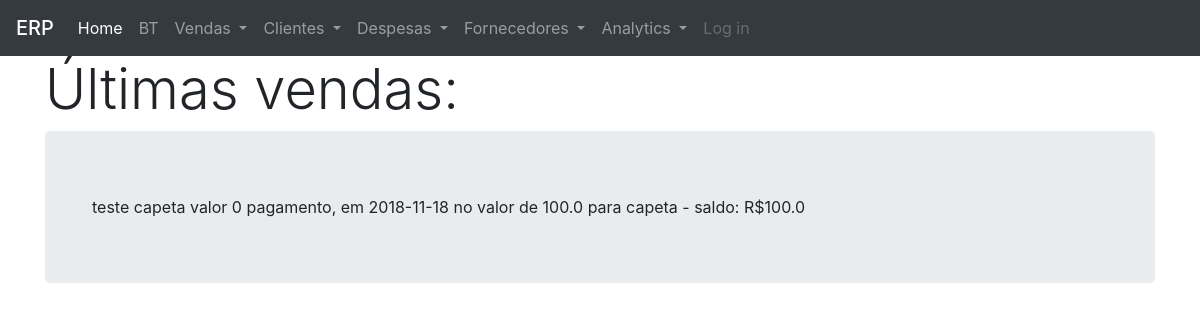
The page /9 on the database as committed earlier.
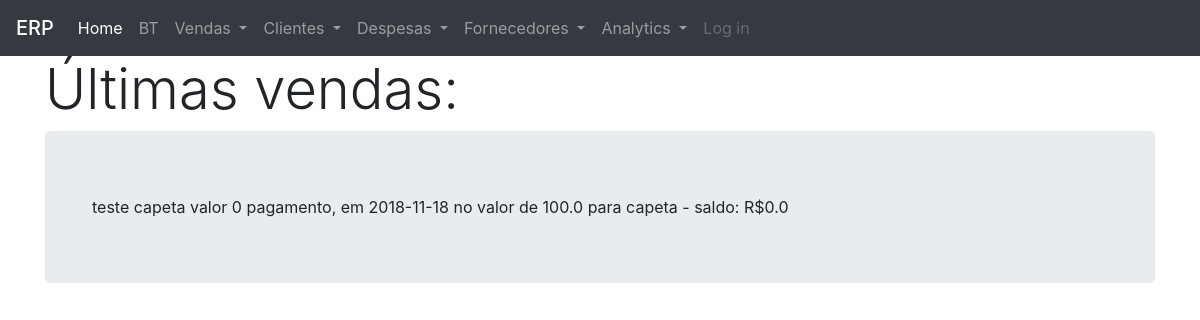
The same page on the database as committed later.
### petshop/modelos/models.py (models this page shows, shortened)
class Vendas(db.Model):
    __tablename__ = 'vendas'
    id = db.Column(db.Integer, primary_key=True)
    tipo = db.Column(db.String(10), nullable=False)
    descricao = db.Column(db.Text, nullable=False)
    data_venda = db.Column(db.Date, nullable=False)
    valor_servicos = db.Column(db.Float, nullable=True)
    valor_taxi = db.Column(db.Float, nullable=True)
    cliente_id = db.Column(db.Integer, db.ForeignKey('clientes.id'))
    peludos_on_venda = db.relationship(
        "Peludos",
        secondary=association_table,
        back_populates="vendas_on_peludo")
    saldo = db.Column(db.Float, nullable=True)
    pagamentos = db.relationship('Pagamentos')
    data_pbanho = db.Column(db.Date, nullable=True)
    n_banhos = db.Column(db.Integer, nullable=True)
    tipo_banho = db.Column(db.String(15), nullable=True)
    pacote = db.Column(db.String(10), nullable=True)
    data_entrada = db.Column(db.Date, nullable=True)
    data_saida = db.Column(db.Date, nullable=True)
    valor_diarias = db.Column(db.Float, nullable=True)
    valor_prod = db.Column(db.Float, nullable=True)
    custo_prod = db.Column(db.Float, nullable=True)
    quantidade = db.Column(db.Integer, nullable=True)
    def calcula_saldo(self, tipo='saldo'):
        valor_total = (
                    (self.valor_servicos or 0)
                    + (self.valor_taxi or 0)
                    + (self.valor_diarias or 0)
                    + (self.valor_prod or 0)
                    )
        if tipo != 'total':
            if self.pagamentos:
                valores_pagos = [item.valor for item in self.pagamentos]
                valores_pagos = np.array(valores_pagos)
                saldo = round(valor_total - valores_pagos.sum(), 2)
                return saldo
            else:
                return valor_total
        return valor_total
    def __repr__(self):
        return f"""
        {self.descricao}, em {self.data_venda} no valor de {self.calcula_saldo(tipo='total')}
        para {Clientes.query.get(self.cliente_id).nome} - saldo: R${self.calcula_saldo()}
        """

class Clientes(db.Model):
    __tablename__ = 'clientes'
    id = db.Column(db.Integer, primary_key=True)
    nome = db.Column(db.String(30), nullable=False)
    sexo = db.Column(db.String(1), nullable=False)
    peludo = db.relationship('Peludos', backref='clientes', lazy=True)
    venda = db.relationship('Vendas', backref='clientes', lazy=True)
    contato = db.relationship('Contatos')
    endereco = db.relationship('Enderecos')

class Pagamentos(db.Model):
    __tablename__ = 'pagamentos'
    id = db.Column(db.Integer, primary_key=True)
    data = db.Column(db.Date, nullable=False)
    valor = db.Column(db.Float, nullable=False)
    valor_entrada = db.Column(db.Float, nullable=False)
    forma_pagto = db.Column(
        db.String(15), nullable=False)
    venda_id = db.Column(db.Integer, db.ForeignKey('vendas.id'))

### petshop/views/views_vendas.py (the view)
@views_vendas.route('/<int:id>', methods=['GET', 'POST'])
def modifica_venda(id):
    if(id):
        listagem = Vendas.query.get_or_404(id)
        return render_template('lista_vendas.html', listagem=listagem)

### petshop/templates/lista_vendas.html
{% extends "base.html" %}
{% block content %}
<h1 class="display-4">Últimas vendas:</h1>
<div class="jumbotron">
<div class="container">
{{ listagem }}
</div>
</div>
{% endblock %}

### petshop/templates/base.html (shortened to what this page needs)
<!DOCTYPE html>
<html lang="en" dir="ltr">
<head>
    <link rel="stylesheet" href="https://stackpath.bootstrapcdn.com/bootstrap/4.1.3/css/bootstrap.min.css">
</head>
<body>
<nav class="navbar navbar-expand-lg navbar-dark bg-dark">
    <span class="navbar-brand mb-0 h1">ERP</span>
    <div class="collapse navbar-collapse" id="navbarSupportedContent">
    <ul class="navbar-nav mr-auto">
        <li class="nav-item active">
        <a class="nav-link" href="{{ url_for('views_consultas.index') }}">Home<span class="sr-only">(current)</span></a>
        </li>
        <li class="nav-item">
        <a class="nav-link" href="{{ url_for('views_vendas.vendas', tipo = 'bt') }}">BT</a>
        </li>
        <li class="nav-item dropdown">
            <a class="nav-link dropdown-toggle" href="#" id="navbarDropdown" role="button" data-toggle="dropdown" aria-haspopup="true" aria-expanded="false">
            Vendas
            </a>
        </li>
        <li class="nav-item dropdown">
            <a class="nav-link dropdown-toggle" href="#" id="navbarDropdown" role="button" data-toggle="dropdown" aria-haspopup="true" aria-expanded="false">
            Clientes
            </a>
        </li>
        <li class="nav-item dropdown">
            <a class="nav-link dropdown-toggle" href="#" id="navbarDropdown" role="button" data-toggle="dropdown" aria-haspopup="true" aria-expanded="false">
            Despesas
            </a>
        </li>
        <li class="nav-item dropdown">
            <a class="nav-link dropdown-toggle" href="#" id="navbarDropdown" role="button" data-toggle="dropdown" aria-haspopup="true" aria-expanded="false">
            Fornecedores
            </a>
        </li>
        <li class="nav-item dropdown">
            <a class="nav-link dropdown-toggle" href="#" id="navbarDropdown" role="button" data-toggle="dropdown" aria-haspopup="true" aria-expanded="false">
            Analytics
            </a>
        </li>
        <li class="nav-item">
            <a class="nav-link disabled" href="#">Log in</a>
        </li>
    </ul>
    </div>
</nav>
<div class="container">
  {% block content %}
  {% endblock %}
</div>
</body>
</html>

Rows that differ between the two databases and show on the page:
changed Vendas: descricao+data_venda+valor_servicos "teste capeta valor 0 pagamento, em 2018-11-18 no valor de 100.0 para capeta - saldo: R$100.0" → "teste capeta valor 0 pagamento, em 2018-11-18 no valor de 100.0 para capeta - saldo: R$0.0"
